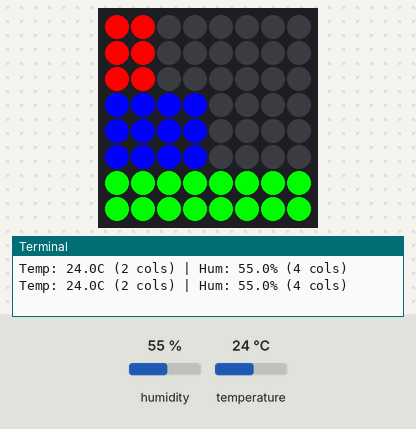
The program below on a simulated Raspberry Pi (BCM pin numbers) with a Sense HAT. Parts: the Sense HAT's 8×8 RGB LED matrix, the last lines printed to the terminal. Inputs (shaded band) come from the test bench; at power-on: humidity 55 %, temperature 24 °C.

Above: at 1.2 s.
1.3 s: humidity set to 22 %
At 2.9 s:
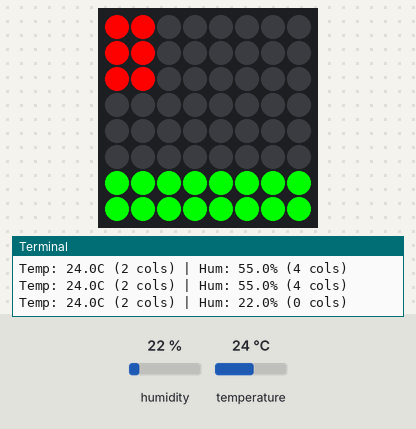
3.5 s: temperature set to 12 °C
At 5.2 s:
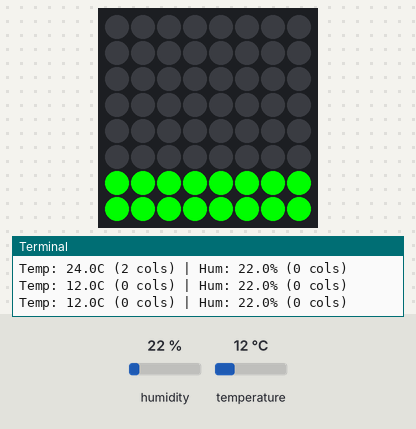
5.5 s: humidity set to 40 %
At 6.4 s:
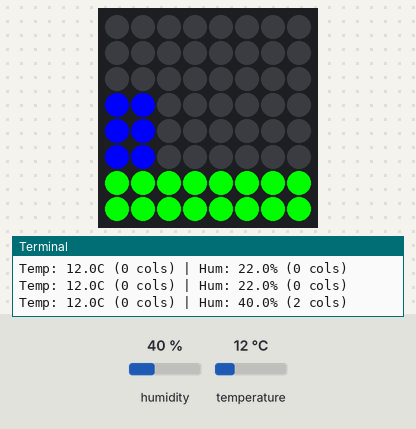
7.5 s: temperature set to 41 °C
At 8.7 s:
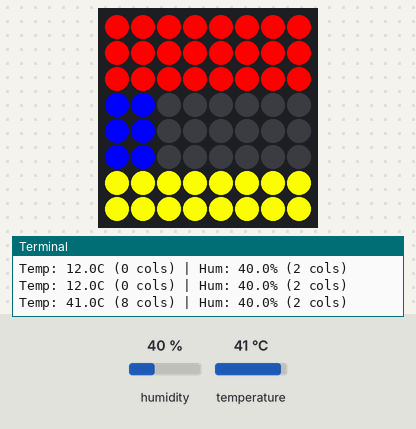
9.6 s: humidity set to 88 %
At 11.1 s:
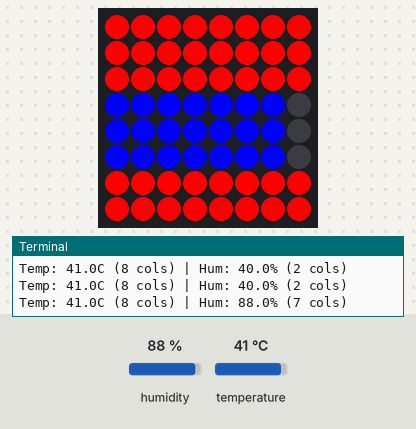
11.6 s: temperature set to 35.4 °C
At 13.3 s:
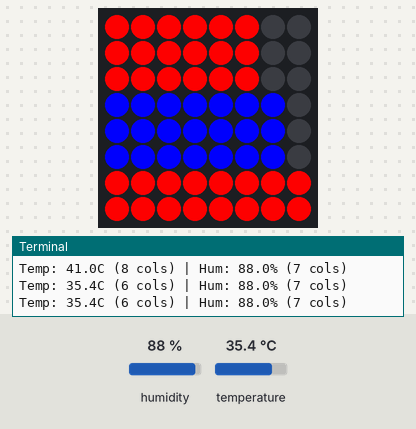
13.6 s: temperature set to 34.7 °C
Timing chart, 0 to 16.6 s (numbered marks = the images above; inputs shaded):
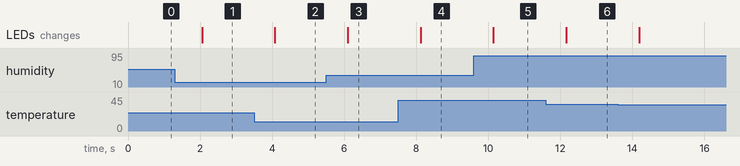

The program:

baitap4.1_N23DCCI018.py
```python
from sense_emu import SenseHat
import time

sense = SenseHat()


def map_value(val, in_min, in_max, out_max=8):
    result = int((val - in_min) / (in_max - in_min) * out_max)
    return max(0, min(out_max, result))


def draw_bar(y_start, y_end, cols, color):
    for y in range(y_start, y_end + 1):
        for x in range(8):
            sense.set_pixel(x, y, color if x < cols else [0, 0, 0])


try:
    while True:
        temp = sense.get_temperature()
        hum = sense.get_humidity()

        draw_bar(0, 2, map_value(temp, 15, 40), [255, 0, 0])
        draw_bar(3, 5, map_value(hum, 20, 90), [0, 0, 255])

        if temp > 35 and hum > 80:
            status_color = [255, 0, 0]
        elif temp > 35 or hum > 80:
            status_color = [255, 255, 0]
        else:
            status_color = [0, 255, 0]

        draw_bar(6, 7, 8, status_color)
        print(f'Temp: {temp:.1f}C ({map_value(temp, 15, 40)} cols) | Hum: {hum:.1f}% ({map_value(hum, 20, 90)} cols)')
        time.sleep(1)
except KeyboardInterrupt:
    sense.clear()
```

Measured:
- after the input at 1.3 s, the LEDs: change after 0.75 s (image 1)
- after the input at 3.5 s, the LEDs: change after 0.58 s (image 2)
- after the input at 5.5 s, the LEDs: change after 0.60 s (image 3)
- after the input at 7.5 s, the LEDs: change after 0.62 s (image 4)
- after the input at 9.6 s, the LEDs: change after 0.55 s (image 5)
- after the input at 11.6 s, the LEDs: change after 0.57 s (image 6)
